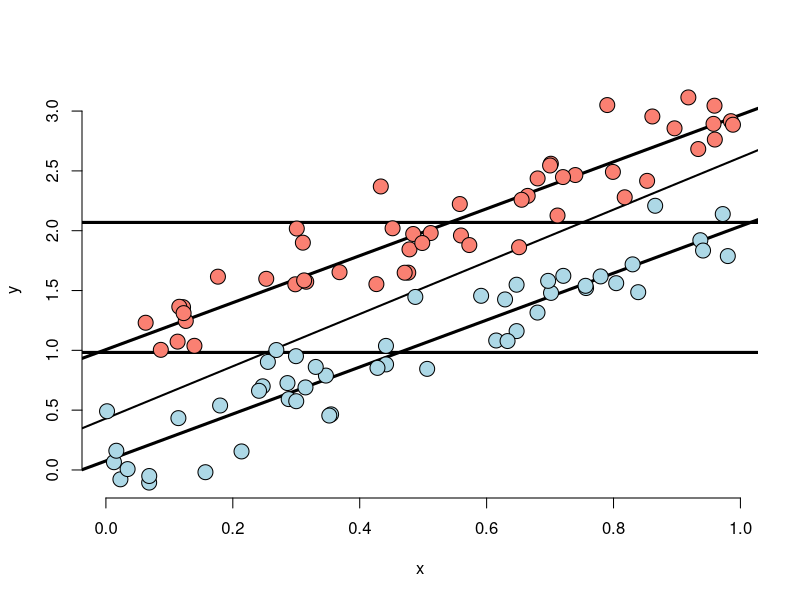

Write R code to recreate this figure. (Note: this script raises an error after producing the figure.)
## ---- chunk 1
n <- 100
t <- rep(c(0, 1), c(n/2, n/2))
x <- c(runif(n/2), runif(n/2))

beta0 <- 0
beta1 <- 2
tau <- 1
sigma <- .2
y <- beta0 + x * beta1 + t * tau + rnorm(n, sd = sigma)

datos <- data.frame(y = y, 
                    grupo = factor(t), 
                    x = x)

plot(x, y, type = "n", frame = FALSE)
abline(lm(y ~ x), lwd = 2)
abline(h = mean(y[1 : (n/2)]), lwd = 3)
abline(h = mean(y[(n/2 + 1) : n]), lwd = 3)
fit <- lm(y ~ x + t)
abline(coef(fit)[1], coef(fit)[2], lwd = 3)
abline(coef(fit)[1] + coef(fit)[3], coef(fit)[2], lwd = 3)
points(x[1 : (n/2)], y[1 : (n/2)], pch = 21, col = "black", bg = "lightblue", cex = 2)
points(x[(n/2 + 1) : n], y[(n/2 + 1) : n], pch = 21, col = "black", bg = "salmon", cex = 2)
## ---- chunk 2
datos %>% 
  ggplot() + 
  geom_point(aes(x = x, y = y), size = 4) + 
  geom_smooth(aes(x = x, y = y), method = lm, se = FALSE) + 
  theme_minimal()
## ---- chunk 3
datos %>% 
  ggplot() + 
  geom_point(aes(x = x, y = y, color = grupo), size = 4) + 
  geom_smooth(aes(x = x, y = y, color = grupo), method = lm, se = FALSE) + 
  theme_minimal()
## ---- chunk 4
datos %>% 
  ggplot() + 
  geom_point(aes(x = x, y = y, color = grupo), size = 4) + 
  geom_smooth(aes(x = x, y = y), method = lm, se = FALSE) + 
  geom_smooth(aes(x = x, y = y, color = grupo), method = lm, se = FALSE) + 
  theme_minimal()
## ---- chunk 5
n <- 100; t <- rep(c(0, 1), c(n/2, n/2)); x <- c(runif(n/2), runif(n/2));
beta0 <- 0; beta1 <- 2; tau <- 1; sigma <- .2
y <- beta0 + x * beta1 + t * tau + rnorm(n, sd = sigma)
plot(x, y, type = "n", frame = FALSE)
abline(lm(y ~ x), lwd = 2)
abline(h = mean(y[1 : (n/2)]), lwd = 3)
abline(h = mean(y[(n/2 + 1) : n]), lwd = 3)
fit <- lm(y ~ x + t)
abline(coef(fit)[1], coef(fit)[2], lwd = 3)
abline(coef(fit)[1] + coef(fit)[3], coef(fit)[2], lwd = 3)
points(x[1 : (n/2)], y[1 : (n/2)], pch = 21, col = "black", bg = "lightblue", cex = 2)
points(x[(n/2 + 1) : n], y[(n/2 + 1) : n], pch = 21, col = "black", bg = "salmon", cex = 2)
## ---- chunk 6
n <- 100; t <- rep(c(0, 1), c(n/2, n/2)); x <- c(runif(n/2), 1.5 + runif(n/2));
beta0 <- 0; beta1 <- 2; tau <- 0; sigma <- .2
y <- beta0 + x * beta1 + t * tau + rnorm(n, sd = sigma)
plot(x, y, type = "n", frame = FALSE)
abline(lm(y ~ x), lwd = 2)
abline(h = mean(y[1 : (n/2)]), lwd = 3)
abline(h = mean(y[(n/2 + 1) : n]), lwd = 3)
fit <- lm(y ~ x + t)
abline(coef(fit)[1], coef(fit)[2], lwd = 3)
abline(coef(fit)[1] + coef(fit)[3], coef(fit)[2], lwd = 3)
points(x[1 : (n/2)], y[1 : (n/2)], pch = 21, col = "black", bg = "lightblue", cex = 2)
points(x[(n/2 + 1) : n], y[(n/2 + 1) : n], pch = 21, col = "black", bg = "salmon", cex = 2)
## ---- chunk 7
n <- 100; t <- rep(c(0, 1), c(n/2, n/2)); x <- c(runif(n/2), .9 + runif(n/2));
beta0 <- 0; beta1 <- 2; tau <- -1; sigma <- .2
y <- beta0 + x * beta1 + t * tau + rnorm(n, sd = sigma)
plot(x, y, type = "n", frame = FALSE)
abline(lm(y ~ x), lwd = 2)
abline(h = mean(y[1 : (n/2)]), lwd = 3)
abline(h = mean(y[(n/2 + 1) : n]), lwd = 3)
fit <- lm(y ~ x + t)
abline(coef(fit)[1], coef(fit)[2], lwd = 3)
abline(coef(fit)[1] + coef(fit)[3], coef(fit)[2], lwd = 3)
points(x[1 : (n/2)], y[1 : (n/2)], pch = 21, col = "black", bg = "lightblue", cex = 2)
points(x[(n/2 + 1) : n], y[(n/2 + 1) : n], pch = 21, col = "black", bg = "salmon", cex = 2)
## ---- chunk 8
n <- 100; t <- rep(c(0, 1), c(n/2, n/2)); x <- c(.5 + runif(n/2), runif(n/2));
beta0 <- 0; beta1 <- 2; tau <- 1; sigma <- .2
y <- beta0 + x * beta1 + t * tau + rnorm(n, sd = sigma)
plot(x, y, type = "n", frame = FALSE)
abline(lm(y ~ x), lwd = 2)
abline(h = mean(y[1 : (n/2)]), lwd = 3)
abline(h = mean(y[(n/2 + 1) : n]), lwd = 3)
fit <- lm(y ~ x + t)
abline(coef(fit)[1], coef(fit)[2], lwd = 3)
abline(coef(fit)[1] + coef(fit)[3], coef(fit)[2], lwd = 3)
points(x[1 : (n/2)], y[1 : (n/2)], pch = 21, col = "black", bg = "lightblue", cex = 2)
points(x[(n/2 + 1) : n], y[(n/2 + 1) : n], pch = 21, col = "black", bg = "salmon", cex = 2)
## ---- chunk 9
n <- 100; t <- rep(c(0, 1), c(n/2, n/2)); x <- c(runif(n/2, -1, 1), runif(n/2, -1, 1));
beta0 <- 0; beta1 <- 2; tau <- 0; tau1 <- -4; sigma <- .2
y <- beta0 + x * beta1 + t * tau + t * x * tau1 + rnorm(n, sd = sigma)
plot(x, y, type = "n", frame = FALSE)
abline(lm(y ~ x), lwd = 2)
abline(h = mean(y[1 : (n/2)]), lwd = 3)
abline(h = mean(y[(n/2 + 1) : n]), lwd = 3)
fit <- lm(y ~ x + t + I(x * t))
abline(coef(fit)[1], coef(fit)[2], lwd = 3)
abline(coef(fit)[1] + coef(fit)[3], coef(fit)[2] + coef(fit)[4], lwd = 3)
points(x[1 : (n/2)], y[1 : (n/2)], pch = 21, col = "black", bg = "lightblue", cex = 2)
points(x[(n/2 + 1) : n], y[(n/2 + 1) : n], pch = 21, col = "black", bg = "salmon", cex = 2)
## ---- chunk 10
p <- 1
n <- 100; x2 <- runif(n); x1 <- p * runif(n) - (1 - p) * x2
beta0 <- 0; beta1 <- 1; tau <- 4 ; sigma <- .01
y <- beta0 + x1 * beta1 + tau * x2 + rnorm(n, sd = sigma)
plot(x1, y, type = "n", frame = FALSE)
abline(lm(y ~ x1), lwd = 2)
co.pal <- heat.colors(n)
points(x1, y, pch = 21, col = "black", bg = co.pal[round((n - 1) * x2 + 1)], cex = 2)
## ---- chunk 11
plot(resid(lm(x1 ~ x2)), resid(lm(y ~ x2)), frame = FALSE, col = "black", bg = "lightblue", pch = 21, cex = 2)
abline(lm(I(resid(lm(x1 ~ x2))) ~ I(resid(lm(y ~ x2)))), lwd = 2)
